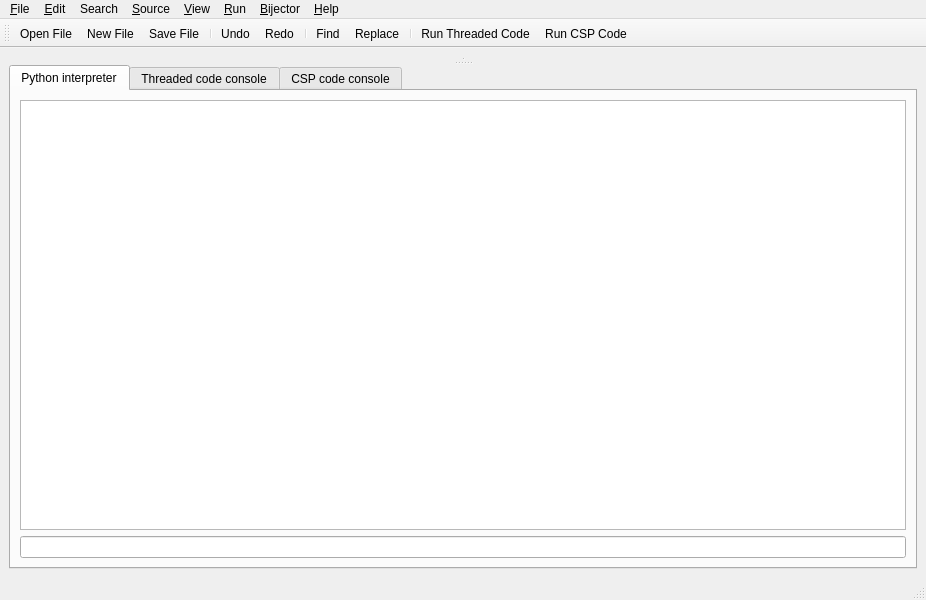
 <widget class="QMainWindow" name="MainWindow">
  <property name="geometry">
   <rect>
    <x>0</x>
    <y>0</y>
    <width>926</width>
    <height>600</height>
   </rect>
  </property>
  <property name="windowTitle">
   <string>MainWindow</string>
  </property>
  <property name="dockOptions">
   <set>QMainWindow::AllowTabbedDocks|QMainWindow::AnimatedDocks|QMainWindow::ForceTabbedDocks|QMainWindow::VerticalTabs</set>
  </property>
  <widget class="QWidget" name="centralwidget">
   <layout class="QGridLayout" name="gridLayout">
    <item row="0" column="0">
     <widget class="QSplitter" name="splitter_2">
      <property name="orientation">
       <enum>Qt::Vertical</enum>
      </property>
      <widget class="QSplitter" name="splitter">
       <property name="orientation">
        <enum>Qt::Horizontal</enum>
       </property>
       <widget class="QsciScintilla" name="threadEdit">
        <property name="sizePolicy">
         <sizepolicy hsizetype="MinimumExpanding" vsizetype="MinimumExpanding">
          <horstretch>0</horstretch>
          <verstretch>0</verstretch>
         </sizepolicy>
        </property>
        <property name="toolTip">
         <string/>
        </property>
        <property name="whatsThis">
         <string/>
        </property>
       </widget>
       <widget class="QsciScintilla" name="cspEdit">
        <property name="sizePolicy">
         <sizepolicy hsizetype="MinimumExpanding" vsizetype="MinimumExpanding">
          <horstretch>0</horstretch>
          <verstretch>0</verstretch>
         </sizepolicy>
        </property>
        <property name="toolTip">
         <string/>
        </property>
        <property name="whatsThis">
         <string/>
        </property>
       </widget>
      </widget>
      <widget class="QTabWidget" name="consoleTabs">
       <property name="sizePolicy">
        <sizepolicy hsizetype="MinimumExpanding" vsizetype="MinimumExpanding">
         <horstretch>0</horstretch>
         <verstretch>0</verstretch>
        </sizepolicy>
       </property>
       <property name="tabPosition">
        <enum>QTabWidget::North</enum>
       </property>
       <property name="currentIndex">
        <number>0</number>
       </property>
       <property name="elideMode">
        <enum>Qt::ElideNone</enum>
       </property>
       <widget class="QWidget" name="tab_3">
        <attribute name="title">
         <string>Python interpreter</string>
        </attribute>
        <layout class="QVBoxLayout" name="verticalLayout_4">
         <item>
          <widget class="QTextBrowser" name="pythonConsole"/>
         </item>
         <item>
          <widget class="QLineEdit" name="pythonLineEdit"/>
         </item>
        </layout>
       </widget>
       <widget class="QWidget" name="tab_4">
        <attribute name="title">
         <string>Threaded code console</string>
        </attribute>
        <layout class="QVBoxLayout" name="verticalLayout_5">
         <item>
          <widget class="QDialogButtonBox" name="buttonBox_2">
           <property name="standardButtons">
            <set>QDialogButtonBox::Abort|QDialogButtonBox::Reset</set>
           </property>
          </widget>
         </item>
         <item>
          <widget class="QTextBrowser" name="threadConsole"/>
         </item>
        </layout>
       </widget>
       <widget class="QWidget" name="tab_5">
        <attribute name="title">
         <string>CSP code console</string>
        </attribute>
        <layout class="QVBoxLayout" name="verticalLayout_6">
         <item>
          <widget class="QDialogButtonBox" name="buttonBox">
           <property name="standardButtons">
            <set>QDialogButtonBox::Abort|QDialogButtonBox::Reset</set>
           </property>
          </widget>
         </item>
         <item>
          <widget class="QTextBrowser" name="cspConsole"/>
         </item>
        </layout>
       </widget>
      </widget>
     </widget>
    </item>
   </layout>
  </widget>
  <widget class="QMenuBar" name="menubar">
   <property name="geometry">
    <rect>
     <x>0</x>
     <y>0</y>
     <width>926</width>
     <height>26</height>
    </rect>
   </property>
   <property name="nativeMenuBar">
    <bool>false</bool>
   </property>
   <widget class="QMenu" name="menuFile">
    <property name="title">
     <string>&amp;File</string>
    </property>
    <widget class="QMenu" name="menu_Recent_Files">
     <property name="title">
      <string>&amp;Recent Files</string>
     </property>
     <addaction name="separator"/>
     <addaction name="action_Clear_Menu_Files"/>
    </widget>
    <addaction name="action_New_File"/>
    <addaction name="action_Open_File"/>
    <addaction name="menu_Recent_Files"/>
    <addaction name="action_Save_File"/>
    <addaction name="action_Save_File_As"/>
    <addaction name="action_Print_File"/>
    <addaction name="action_Close_File"/>
    <addaction name="separator"/>
    <addaction name="action_Quit"/>
   </widget>
   <widget class="QMenu" name="menu_Help">
    <property name="title">
     <string>&amp;Help</string>
    </property>
    <addaction name="separator"/>
    <addaction name="action_About_Help"/>
   </widget>
   <widget class="QMenu" name="menu_Edit">
    <property name="title">
     <string>&amp;Edit</string>
    </property>
    <addaction name="action_Undo_Edit"/>
    <addaction name="action_Redo_Edit"/>
    <addaction name="separator"/>
    <addaction name="action_Cut_Edit"/>
    <addaction name="action_Copy_Edit"/>
    <addaction name="action_Paste_Edit"/>
    <addaction name="separator"/>
    <addaction name="action_Select_All_Edit"/>
   </widget>
   <widget class="QMenu" name="menuBijector">
    <property name="title">
     <string>&amp;Bijector</string>
    </property>
    <addaction name="action_Convert_to_CSP_Bijector"/>
    <addaction name="action_Convert_to_Threads_Bijector"/>
   </widget>
   <widget class="QMenu" name="menuSource">
    <property name="title">
     <string>&amp;Source</string>
    </property>
    <addaction name="action_Folding_Mode_Source"/>
    <addaction name="action_Fold_All_Source"/>
    <addaction name="action_Remove_All_Folds_Source"/>
    <addaction name="separator"/>
    <addaction name="action_Whitespace_Visible_Source"/>
    <addaction name="separator"/>
    <addaction name="action_Word_Wrap_Source"/>
    <addaction name="separator"/>
    <addaction name="action_Indent_Selection_Source"/>
    <addaction name="action_Unindent_Selection_Source"/>
   </widget>
   <widget class="QMenu" name="menu_Run">
    <property name="title">
     <string>&amp;Run</string>
    </property>
    <addaction name="action_Run_Threaded_Code_Run"/>
    <addaction name="action_Run_CSP_Code_Run"/>
    <addaction name="separator"/>
    <addaction name="action_Clear_All_Breakpoints_Run"/>
    <addaction name="separator"/>
    <addaction name="action_Debug_Threaded_Code_Run"/>
    <addaction name="action_Debug_CSP_Code_Run"/>
   </widget>
   <widget class="QMenu" name="menuWindow">
    <property name="title">
     <string>&amp;View</string>
    </property>
    <addaction name="action_Threaded_Code_Editor"/>
    <addaction name="action_Python_CSP_Code_Editor"/>
    <addaction name="separator"/>
    <addaction name="action_Toggle_Console_Window"/>
    <addaction name="separator"/>
    <addaction name="action_Zoom_In_View"/>
    <addaction name="action_Zoom_Out_View"/>
   </widget>
   <widget class="QMenu" name="menuSearch">
    <property name="title">
     <string>Search</string>
    </property>
    <addaction name="action_Find_Search"/>
    <addaction name="action_Find_Next_Search"/>
    <addaction name="separator"/>
    <addaction name="action_Replace_Search"/>
    <addaction name="separator"/>
    <addaction name="action_Goto_Line_Search"/>
   </widget>
   <addaction name="menuFile"/>
   <addaction name="menu_Edit"/>
   <addaction name="menuSearch"/>
   <addaction name="menuSource"/>
   <addaction name="menuWindow"/>
   <addaction name="menu_Run"/>
   <addaction name="menuBijector"/>
   <addaction name="menu_Help"/>
  </widget>
  <widget class="QStatusBar" name="statusbar"/>
  <widget class="QToolBar" name="toolBar">
   <property name="windowTitle">
    <string>toolBar</string>
   </property>
   <attribute name="toolBarArea">
    <enum>TopToolBarArea</enum>
   </attribute>
   <attribute name="toolBarBreak">
    <bool>false</bool>
   </attribute>
   <addaction name="action_Open_File"/>
   <addaction name="action_New_File"/>
   <addaction name="action_Save_File"/>
   <addaction name="separator"/>
   <addaction name="action_Undo_Edit"/>
   <addaction name="action_Redo_Edit"/>
   <addaction name="separator"/>
   <addaction name="action_Find_Search"/>
   <addaction name="action_Replace_Search"/>
   <addaction name="separator"/>
   <addaction name="action_Run_Threaded_Code_Run"/>
   <addaction name="action_Run_CSP_Code_Run"/>
  </widget>
  <action name="action_Open_File">
   <property name="text">
    <string>&amp;Open File</string>
   </property>
   <property name="shortcut">
    <string>Ctrl+O</string>
   </property>
  </action>
  <action name="action_New_File">
   <property name="text">
    <string>&amp;New File</string>
   </property>
   <property name="shortcut">
    <string>Ctrl+N</string>
   </property>
  </action>
  <action name="action_Save_File">
   <property name="text">
    <string>&amp;Save File</string>
   </property>
   <property name="shortcut">
    <string>Ctrl+S</string>
   </property>
  </action>
  <action name="action_Save_File_As">
   <property name="text">
    <string>Save File &amp;As</string>
   </property>
  </action>
  <action name="action_Print_File">
   <property name="text">
    <string>&amp;Print File</string>
   </property>
   <property name="shortcut">
    <string>Ctrl+P</string>
   </property>
  </action>
  <action name="action_Close_File">
   <property name="text">
    <string>&amp;Close File</string>
   </property>
   <property name="shortcut">
    <string>Ctrl+W</string>
   </property>
  </action>
  <action name="action_Quit">
   <property name="text">
    <string>&amp;Quit</string>
   </property>
   <property name="shortcut">
    <string>Ctrl+Q</string>
   </property>
  </action>
  <action name="action_About_Help">
   <property name="text">
    <string>&amp;About</string>
   </property>
  </action>
  <action name="action_Undo_Edit">
   <property name="text">
    <string>&amp;Undo</string>
   </property>
   <property name="shortcut">
    <string>Ctrl+U</string>
   </property>
  </action>
  <action name="action_Redo_Edit">
   <property name="text">
    <string>&amp;Redo</string>
   </property>
   <property name="shortcut">
    <string>Ctrl+R</string>
   </property>
  </action>
  <action name="action_Cut_Edit">
   <property name="text">
    <string>Cu&amp;t</string>
   </property>
   <property name="shortcut">
    <string>Ctrl+X</string>
   </property>
  </action>
  <action name="action_Copy_Edit">
   <property name="text">
    <string>&amp;Copy</string>
   </property>
   <property name="shortcut">
    <string>Ctrl+C</string>
   </property>
  </action>
  <action name="action_Paste_Edit">
   <property name="text">
    <string>&amp;Paste</string>
   </property>
   <property name="shortcut">
    <string>Ctrl+V</string>
   </property>
  </action>
  <action name="action_Select_All_Edit">
   <property name="text">
    <string>Select &amp;All</string>
   </property>
   <property name="shortcut">
    <string>Ctrl+A</string>
   </property>
  </action>
  <action name="action_Convert_to_CSP_Bijector">
   <property name="text">
    <string>Convert to &amp;CSP</string>
   </property>
  </action>
  <action name="action_Convert_to_Threads_Bijector">
   <property name="text">
    <string>Convert to &amp;Threads</string>
   </property>
  </action>
  <action name="action_Folding_Mode_Source">
   <property name="checkable">
    <bool>true</bool>
   </property>
   <property name="text">
    <string>Folding Mode</string>
   </property>
   <property name="toolTip">
    <string>Allow indented blocks to be folded and unfolded</string>
   </property>
  </action>
  <action name="action_Fold_All_Source">
   <property name="text">
    <string>Fold All</string>
   </property>
   <property name="shortcut">
    <string>Ctrl+Shift+F</string>
   </property>
  </action>
  <action name="action_Whitespace_Visible_Source">
   <property name="checkable">
    <bool>true</bool>
   </property>
   <property name="text">
    <string>Make Whitespace Visible</string>
   </property>
   <property name="toolTip">
    <string>Make whitespace visible</string>
   </property>
  </action>
  <action name="action_Word_Wrap_Source">
   <property name="checkable">
    <bool>true</bool>
   </property>
   <property name="text">
    <string>Word Wrap</string>
   </property>
   <property name="toolTip">
    <string>Word wrap long lines</string>
   </property>
  </action>
  <action name="action_Indent_Selection_Source">
   <property name="text">
    <string>Indent Selection</string>
   </property>
   <property name="shortcut">
    <string>Ctrl+Right</string>
   </property>
  </action>
  <action name="action_Unindent_Selection_Source">
   <property name="text">
    <string>Unindent Selection</string>
   </property>
   <property name="shortcut">
    <string>Ctrl+Left</string>
   </property>
  </action>
  <action name="action_Run_Threaded_Code_Run">
   <property name="text">
    <string>Run Threaded Code</string>
   </property>
   <property name="shortcut">
    <string>F4</string>
   </property>
  </action>
  <action name="action_Run_CSP_Code_Run">
   <property name="text">
    <string>Run CSP Code</string>
   </property>
   <property name="shortcut">
    <string>F5</string>
   </property>
  </action>
  <action name="action_Debug_Threaded_Code_Run">
   <property name="text">
    <string>Debug Threaded Code</string>
   </property>
   <property name="shortcut">
    <string>F6</string>
   </property>
  </action>
  <action name="action_Debug_CSP_Code_Run">
   <property name="text">
    <string>Debug CSP Code</string>
   </property>
   <property name="shortcut">
    <string>F7</string>
   </property>
  </action>
  <action name="action_Remove_All_Folds_Source">
   <property name="text">
    <string>Remove All Folds</string>
   </property>
  </action>
  <action name="action_Clear_All_Breakpoints_Run">
   <property name="text">
    <string>Clear All Breakpoints</string>
   </property>
   <property name="shortcut">
    <string>Ctrl+B</string>
   </property>
  </action>
  <action name="action_Toggle_Console_Window">
   <property name="checkable">
    <bool>true</bool>
   </property>
   <property name="text">
    <string>Show Consoles</string>
   </property>
   <property name="toolTip">
    <string>Show / hide consoles</string>
   </property>
   <property name="shortcut">
    <string>Ctrl+T</string>
   </property>
  </action>
  <action name="action_Threaded_Code_Editor">
   <property name="text">
    <string>Threaded Code Editor</string>
   </property>
   <property name="shortcut">
    <string>Ctrl+1</string>
   </property>
  </action>
  <action name="action_Python_CSP_Code_Editor">
   <property name="text">
    <string>python-csp Code Editor</string>
   </property>
   <property name="shortcut">
    <string>Ctrl+2</string>
   </property>
  </action>
  <action name="action_Consoles_Windows">
   <property name="text">
    <string>Consoles</string>
   </property>
   <property name="shortcut">
    <string>Ctrl+3</string>
   </property>
  </action>
  <action name="action_Find_Search">
   <property name="text">
    <string>&amp;Find</string>
   </property>
   <property name="shortcut">
    <string>Ctrl+F</string>
   </property>
  </action>
  <action name="action_Find_Next_Search">
   <property name="text">
    <string>Find &amp;Next</string>
   </property>
   <property name="shortcut">
    <string>Ctrl+G</string>
   </property>
  </action>
  <action name="action_Goto_Line_Search">
   <property name="text">
    <string>&amp;Goto Line</string>
   </property>
   <property name="shortcut">
    <string>Ctrl+L</string>
   </property>
  </action>
  <action name="action_Replace_Search">
   <property name="text">
    <string>&amp;Replace</string>
   </property>
   <property name="shortcut">
    <string>Ctrl+H</string>
   </property>
  </action>
  <action name="action_Clear_Menu_Files">
   <property name="text">
    <string>Clear Menu</string>
   </property>
   <property name="toolTip">
    <string>Clear list of recent files</string>
   </property>
  </action>
  <action name="action_Zoom_In_View">
   <property name="text">
    <string>Zoom &amp;In</string>
   </property>
   <property name="shortcut">
    <string>Ctrl++</string>
   </property>
  </action>
  <action name="action_Zoom_Out_View">
   <property name="text">
    <string>Zoom &amp;Out</string>
   </property>
   <property name="shortcut">
    <string>Ctrl+-</string>
   </property>
  </action>
 </widget>
